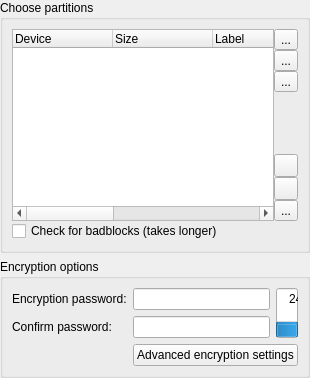
        <widget class="QWidget" name="Step_Partitions">
         <layout class="QGridLayout" name="_5">
          <property name="leftMargin">
           <number>0</number>
          </property>
          <property name="topMargin">
           <number>0</number>
          </property>
          <property name="rightMargin">
           <number>0</number>
          </property>
          <property name="bottomMargin">
           <number>0</number>
          </property>
          <item row="0" column="0">
           <widget class="QGroupBox" name="rootBox">
            <property name="sizePolicy">
             <sizepolicy hsizetype="MinimumExpanding" vsizetype="MinimumExpanding">
              <horstretch>0</horstretch>
              <verstretch>0</verstretch>
             </sizepolicy>
            </property>
            <property name="title">
             <string>Choose partitions</string>
            </property>
            <layout class="QGridLayout" name="gridLayout_4">
             <property name="spacing">
              <number>0</number>
             </property>
             <item row="12" column="2">
              <widget class="QToolButton" name="buttonRunParted">
               <property name="toolTip">
                <string>Run the partition tool.</string>
               </property>
               <property name="text">
                <string>...</string>
               </property>
               <property name="icon">
                <iconset theme="gparted">
                 <normaloff>.</normaloff>.</iconset>
               </property>
              </widget>
             </item>
             <item row="3" column="2">
              <widget class="QToolButton" name="buttonPartRemove">
               <property name="toolTip">
                <string>Remove an existing entry from the layout. This only works with entries to a new layout.</string>
               </property>
               <property name="text">
                <string>...</string>
               </property>
               <property name="icon">
                <iconset theme="remove">
                 <normaloff>.</normaloff>.</iconset>
               </property>
              </widget>
             </item>
             <item row="7" column="2">
              <spacer name="verticalSpacer_5">
               <property name="orientation">
                <enum>Qt::Vertical</enum>
               </property>
               <property name="sizeHint" stdset="0">
                <size>
                 <width>0</width>
                 <height>0</height>
                </size>
               </property>
              </spacer>
             </item>
             <item row="2" column="2">
              <widget class="QToolButton" name="buttonPartAdd">
               <property name="toolTip">
                <string>Add a new partition entry. This only works with a new layout.</string>
               </property>
               <property name="text">
                <string>...</string>
               </property>
               <property name="icon">
                <iconset theme="add">
                 <normaloff>.</normaloff>.</iconset>
               </property>
              </widget>
             </item>
             <item row="1" column="2">
              <widget class="QToolButton" name="buttonPartClear">
               <property name="toolTip">
                <string>Mark the selected drive to be cleared for a new layout.</string>
               </property>
               <property name="text">
                <string>...</string>
               </property>
               <property name="icon">
                <iconset theme="star-new-symbolic">
                 <normaloff>.</normaloff>.</iconset>
               </property>
              </widget>
             </item>
             <item row="0" column="0" rowspan="13" colspan="2">
              <widget class="QTreeWidget" name="treePartitions">
               <column>
                <property name="text">
                 <string>Device</string>
                </property>
               </column>
               <column>
                <property name="text">
                 <string>Size</string>
                </property>
               </column>
               <column>
                <property name="text">
                 <string>Label</string>
                </property>
               </column>
               <column>
                <property name="text">
                 <string>Use For</string>
                </property>
               </column>
               <column>
                <property name="text">
                 <string>Encrypt</string>
                </property>
               </column>
               <column>
                <property name="text">
                 <string>Type</string>
                </property>
               </column>
               <column>
                <property name="text">
                 <string>Mount Options</string>
                </property>
               </column>
              </widget>
             </item>
             <item row="10" column="2">
              <widget class="QToolButton" name="buttonPartReload">
               <property name="toolTip">
                <string>Reload the existing setup for one or more disks.</string>
               </property>
               <property name="icon">
                <iconset theme="revert">
                 <normaloff>.</normaloff>.</iconset>
               </property>
              </widget>
             </item>
             <item row="11" column="2">
              <widget class="QToolButton" name="buttonPartDefault">
               <property name="toolTip">
                <string>Use the default partition layout.</string>
               </property>
              </widget>
             </item>
             <item row="13" column="0">
              <widget class="QCheckBox" name="badblocksCheck">
               <property name="sizePolicy">
                <sizepolicy hsizetype="MinimumExpanding" vsizetype="Minimum">
                 <horstretch>0</horstretch>
                 <verstretch>0</verstretch>
                </sizepolicy>
               </property>
               <property name="text">
                <string>Check for badblocks (takes longer)</string>
               </property>
              </widget>
             </item>
            </layout>
           </widget>
          </item>
          <item row="1" column="0">
           <widget class="QGroupBox" name="gbEncrPass">
            <property name="enabled">
             <bool>true</bool>
            </property>
            <property name="sizePolicy">
             <sizepolicy hsizetype="Preferred" vsizetype="Minimum">
              <horstretch>0</horstretch>
              <verstretch>0</verstretch>
             </sizepolicy>
            </property>
            <property name="title">
             <string>Encryption options</string>
            </property>
            <layout class="QGridLayout" name="gridLayout2c">
             <item row="1" column="2" colspan="2">
              <widget class="MLineEdit" name="FDEpassCust2">
               <property name="maxLength">
                <number>512</number>
               </property>
               <property name="echoMode">
                <enum>QLineEdit::Password</enum>
               </property>
              </widget>
             </item>
             <item row="1" column="0" colspan="2">
              <widget class="QLabel" name="labelFDEpassCust2">
               <property name="text">
                <string>Confirm password:</string>
               </property>
              </widget>
             </item>
             <item row="0" column="2" colspan="2">
              <widget class="MLineEdit" name="FDEpassCust">
               <property name="maxLength">
                <number>512</number>
               </property>
               <property name="echoMode">
                <enum>QLineEdit::Password</enum>
               </property>
              </widget>
             </item>
             <item row="0" column="0" colspan="2">
              <widget class="QLabel" name="labelFDEpassCust">
               <property name="text">
                <string>Encryption password:</string>
               </property>
              </widget>
             </item>
             <item row="0" column="4" rowspan="2">
              <widget class="QProgressBar" name="pbFDEpassMeterCust">
               <property name="sizePolicy">
                <sizepolicy hsizetype="Fixed" vsizetype="Ignored">
                 <horstretch>0</horstretch>
                 <verstretch>0</verstretch>
                </sizepolicy>
               </property>
               <property name="value">
                <number>24</number>
               </property>
               <property name="orientation">
                <enum>Qt::Vertical</enum>
               </property>
              </widget>
             </item>
             <item row="2" column="2" colspan="3">
              <widget class="QPushButton" name="buttonAdvancedFDECust">
               <property name="text">
                <string>Advanced encryption settings</string>
               </property>
              </widget>
             </item>
            </layout>
           </widget>
          </item>
         </layout>
        </widget>
